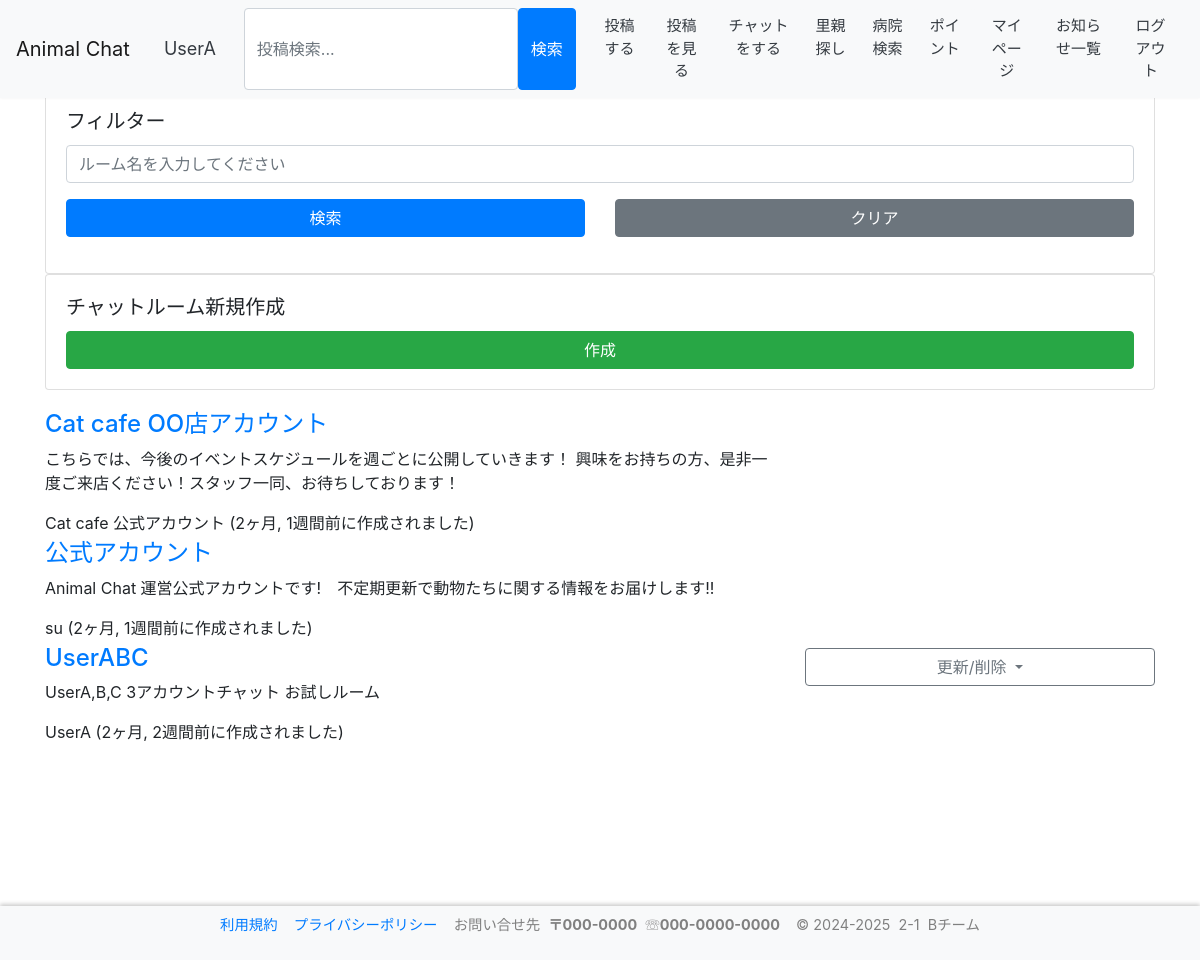
Before: /chat/ (signed in) with the older database file.
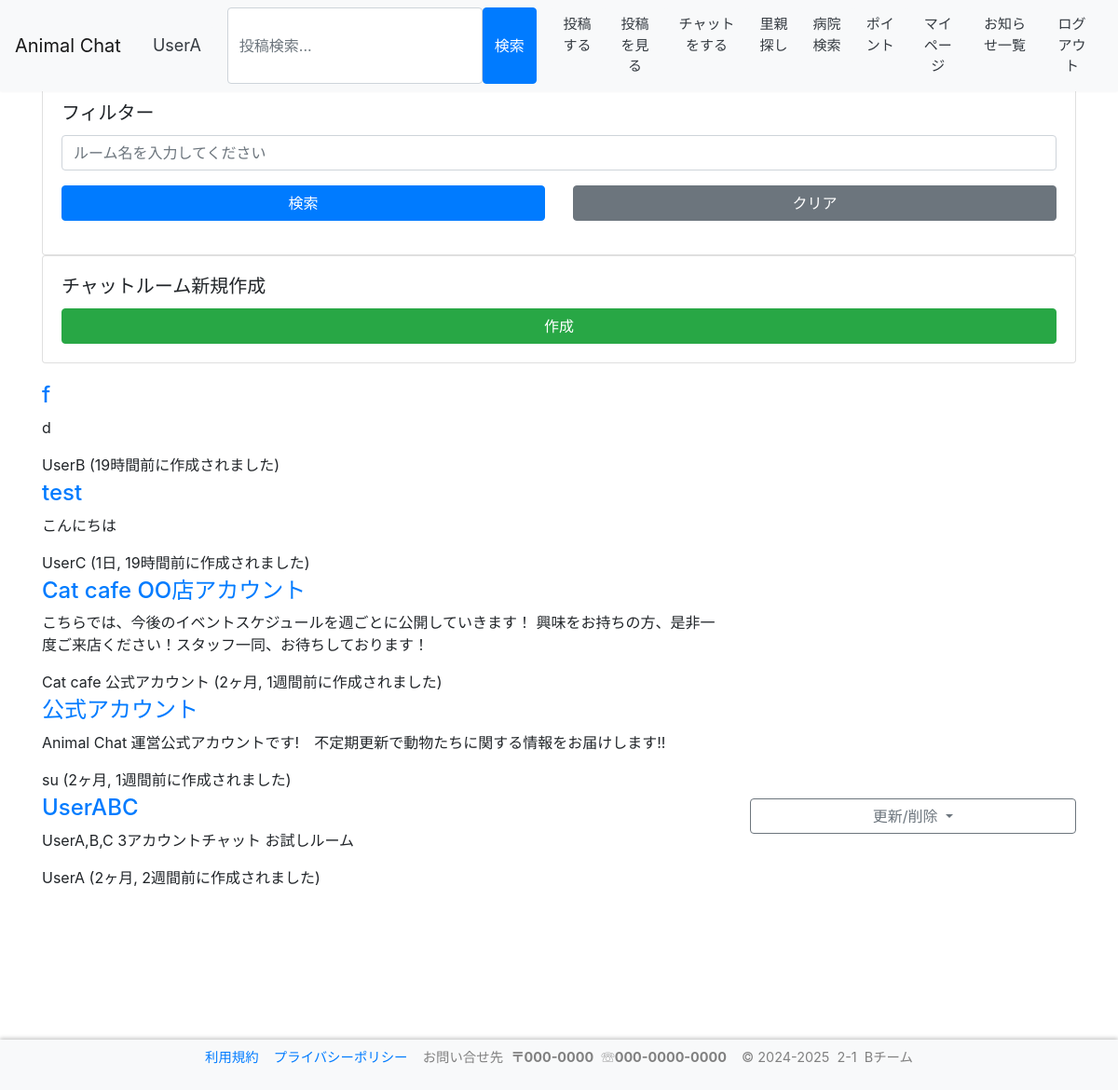
After: the same page with the newer database file.
### accounts/models.py (models this page shows)
class User(AbstractBaseUser, PermissionsMixin):
    screen_name = models.CharField(
        gettext_lazy('アカウント名'),
        max_length=128,
        default='',
        blank=True,
        help_text=gettext_lazy('128文字以内で入力してください'),
    )
    email = models.EmailField(gettext_lazy('メールアドレス'), unique=True)
    is_staff = models.BooleanField(
        gettext_lazy('staff status'),
        default=False,
        help_text=gettext_lazy('Designates whether the user can log into this admin site.'),
    )
    is_active = models.BooleanField(
        gettext_lazy('active'),
        default=True,
        help_text=gettext_lazy(
            'Designates whether this user should be treated as active. Unselect this instead of deleting accounts.'
        ),
    )
    date_joined = models.DateTimeField(gettext_lazy('date joined'), default=timezone.now)
    objects = CustomUserManager()
    points = models.IntegerField(
        default=0,
        blank=True,
        null=True,
    )
    pt_give = models.IntegerField(
        default=0,
        blank=True,
        null=True,
    )
    icon = models.ImageField(
        upload_to='icon',
        verbose_name='画像',
        null=True,
        blank=True,
        default="icon/default.png",
    )
    profile = models.TextField(
        gettext_lazy('プロフィール'),
        max_length=200,
        null=True,
        default='',
        blank=True,
        help_text=gettext_lazy('200文字以内で入力してください'),
    )
    USERNAME_FIELD = 'email'
    REQUIRED_FIELDS = []
    class Meta:
        verbose_name = gettext_lazy('user')
        verbose_name_plural = gettext_lazy('users')
    def __str__(self):
        return self.__unicode__()
    def __unicode__(self):
        return self.screen_name or self.email

### chat/models.py (models this page shows, shortened)
class Room(models.Model):
    host = models.ForeignKey(User, on_delete=models.CASCADE)
    name = models.CharField(gettext_lazy('ルーム名'), max_length=64)
    description = models.TextField(gettext_lazy('説明文'), max_length=128)
    participants = models.ManyToManyField(User, related_name='rooms', verbose_name=gettext_lazy('参加者を選択'), blank=True)
    created_at = models.DateTimeField(gettext_lazy('Created time'), default=timezone.now)
    objects = RoomQueryset.as_manager()

### chat/views.py (the view)
# urls.py: path('', views.Index.as_view(), name='index'),
class Index(LoginRequiredMixin, ListView):
    login_url = '/login/'
    model = models.Room
    template_name = 'chat/index.html'
    context_object_name = 'room_ctx'
    pagenate_by = 10
    def get_queryset(self):
        queryset = super().get_queryset()
        form = forms.SearchForm(self.request.GET or None)
        keywords = form.get_keywords()
        return queryset.filtering(user=self.request.user, keywords=keywords)
    def get_context_data(self, **kwargs):
        context = super().get_context_data(**kwargs)
        context['search_form'] = forms.SearchForm(self.request.GET or None)
        return context

### chat/forms.py
class SearchForm(forms.Form):
    keywords = forms.CharField(
        label=gettext_lazy('キーワード'),
        required=False,
        widget=forms.TextInput(attrs={
            'placeholder': gettext_lazy('ルーム名を入力してください'),
            'class': 'form-control',
        }),
    )
    def get_keywords(self):
        init_keywords = ''
        keywords = init_keywords
        if self.is_valid():
            keywords = self.cleaned_data.get('keywords', init_keywords)
        return keywords

### chat/models.py (called while the page is built)
    def _related_user(self, user=None):
        try:
            queryset = self.filter(models.Q(host=user) | models.Q(participants__in=[user.pk]))
        except:
            queryset = self
        return queryset

    def filtering(self, user=None, keywords='', order='-created_at'):
        words = keywords.split()
        queryset = self._related_user(user=user)
        if words:
            condition = reduce(operator.or_, (models.Q(name__icontains=word) for word in words))
            queryset = queryset.filter(condition)
        return queryset.order_by(order).distinct()

### templates/chat/index.html (shortened to what this page needs)
{% extends 'base.html' %}
{% load humanize %}
{% block content %}
<br>
<div class="row justify-content-center">
    <div class="col-12">
        <div class="card">
            <div class="card-body">
                <h5 class="card-title">フィルター</h5>
                <form action="", method="GET">
                    <div class="form-group row">
                        <div class="col-12">
                            {{ search_form.keywords }}
                        </div>
                    </div>
                    <div class="form-group row">
                        <div class="col-12 col-sm-12 col-md-12 col-lg-6 col-xl-6">
                            <button type="submit" class="btn btn-primary btn-block">検索</button>
                        </div>
                        <div class="col-12 col-sm-12 col-md-12 col-lg-6 col-xl-6">
                            <a href="{% url 'chat:index' %}" class="btn btn-secondary btn-block">クリア</a>
                        </div>
                    </div>
                </form>
            </div>
        </div>
    </div>
</div>
<div class="row justify-content-center">
    <div class="col-12">
        <div class="card">
            <div class="card-body">
                <h5 class="card-title">チャットルーム新規作成</h5>
                <div class="row">
                    <div class="col-12">
                        <a href="{% url 'chat:create_room' %}" class="btn btn-success btn-block">作成</a>
                    </div>
                </div>
            </div>
        </div>
    </div>
</div>
<div class="row justify-content-center mt-3">
    <div class="col-12">
        <section>
        {% for room in room_ctx %}
            <article>
                <div class="row">
                    <div class="col-8">
                        <h4 class="h4 mt-1"><a href="{% url 'chat:enter_room' room.pk %}">{{ room.name }}</a></h4>
                        <p>{{ room.description }}</p>
                        <div>
                            <span>{{ room.host|stringformat:"s" }}</span>
                            <time datetime="{{ room.created_at|date:'Y-m-d' }}">({{ room.created_at|naturaltime }}に作成されました)</time>
                        </div>
                    </div>
                    <div class="col-4">
                    {% if room.host.pk == user.pk %}
                        <div class="dropdown mt-2">
                            <a class="btn btn-outline-secondary btn-block dropdown-toggle" href="#" role="button"
                                id="dropdownMenuLink{{ forloop.counter }}" data-toggle="dropdown" aria-haspopup="true" aria-expanded="false">
                                更新/削除
                            </a>
                        </div>
                    {% endif %}
                    </div>
                </div>
            </article>
        {% empty %}
            <article>
                <p>No rooms exists.</p>
            </article>
        {% endfor %}
        </section>
    </div>
</div>
{% endblock %}

### templates/base.html (shortened to what this page needs)
<!doctype html>
<html lang="ja">
{% load static %}
<head>
    <link rel="stylesheet" href="https://cdn.jsdelivr.net/npm/bootstrap@4.6.0/dist/css/bootstrap.min.css"
>
    <link rel="stylesheet" href="https://cdn.jsdelivr.net/gh/gitbrent/bootstrap4-toggle@3.6.1/css/bootstrap4-toggle.min.css">
</head>
<header>
    <nav class="navbar navbar-expand-lg navbar-light bg-light">
            <a class="navbar-brand" href="{% url 'accounts:index' %}">Animal Chat</a>
        {% if user.is_authenticated %}
            <form method="get" action="{% url 'accounts:mypage' %}" >
                <button type="submit" class="btn btn-light text-dark me-2" style="font-size:18px;">
                    &nbsp{{ user|stringformat:"s" }}
                </button>
            </form>
        {% endif %}
        <div class="collapse navbar-collapse" id="navbarSupportedContent">
            <ul class="navbar-nav mr-auto">
                <br>
                <form method="get" action="{% url "post:posts_search" %}" class="col-12 col-lg-auto mb-2 mb-lg-0" role="search" style="display: flex;">
                    <input type="search" class="form-control" placeholder="投稿検索..." aria-label="Search" name="keyword" value="{{ request.GET.keyword }}" style="width:auto; height:auto;">
                    <input type="submit" value="検索" class="btn btn-primary ">
                </form>
                {% if user.is_authenticated %}
                    <form method="post" action="{% url 'post:posts' %}" >
                        <button type="submit" class="btn btn-light text-dark me-2" style=font-size:15px;>投稿する</button>
                    </form>
                    <form method="get" action="{% url 'post:posts_search' %}" >
                        <button type="submit" class="btn btn-light text-dark me-2" style=font-size:15px; style=font-size:15px;>投稿を見る</button>
                    </form>
                    <form method="get" action="{% url 'chat:index' %}" >
                        <button type="submit" class="btn btn-light text-dark me-2" style=font-size:15px;>チャットをする</button>
                    </form>
                    <form method="get" action="{% url 'accounts:adopt' %}" >
                        <button type="submit" class="btn btn-light text-dark me-2" style=font-size:15px;>里親探し</button>
                    </form>
                    <form method="get" action="{% url 'contents:hospital_list' %}" >
                        <button type="submit" class="btn btn-light text-dark me-2" style=font-size:15px;>病院検索</button>
                    </form>
                    <form method="get" action="{% url 'accounts:points' %}" >
                        <button type="submit" class="btn btn-light text-dark me-2" style=font-size:15px;>ポイント</button>
                    </form>
                    <form method="get" action="{% url 'accounts:mypage' %}" >
                        <button type="submit" class="btn btn-light text-dark me-2" style=font-size:15px;>マイページ</button>
                    </form>
                    <form method="get" action="{% url 'contents:notice_l' %}" >
                        <button type="submit" class="btn btn-light text-dark me-2" style=font-size:15px;>お知らせ一覧</button>
                    </form>
                    <form method="get" action="{% url 'accounts:logoutchk' %}">
                        <button type="submit" class="btn btn-light text-dark me-2" style=font-size:15px;>ログアウト</button>
                    </form>
                {% else %}
                    <form method="post" action="{% url 'accounts:login' %}">
                        {% csrf_token %}
                        <button type="submit" class="btn btn-light text-dark me-2" style=font-size:15px;>ログイン</button>
                    </form>
                {% endif %}
            </ul>
        </div>
    </nav>
</header>
    <body>
    <div class="container mt-3">
        <br>
        <br>
        {% block content %}{% endblock %}
        <p style="height:200px;">&nbsp</p>
    </div>
    </body>
</body>
    <footer>
        <nav class="navbar navbar-expand-lg navbar-light bg-light" id="footer_js">
            <div class=" navbar-collapse" id="navbarSupportedContent" style="text-align:center;">
                <ul class="navbar-nav mr-auto" style="margin: auto;">
                    <li><a href="{% url 'contents:terms' %}">利用規約</a>&nbsp&nbsp&nbsp&nbsp<a href="{% url 'contents:privacy_policy' %}">プライバシーポリシー</a></li>
                    <li>
                        <div class="contact">
                            <p>お問い合せ先&nbsp&nbsp<b>〒000-0000</b>&nbsp&nbsp☏<b>000-0000-0000</b></p>
                        </div>
                    </li>
                    <li>
                        <div class="copyright" >
                            <p>© 2024-2025&nbsp&nbsp2-1&nbsp&nbspBチーム</p>
                        </div>
                    </li>
                </ul>
            </div>
        </nav>
    </footer>
</html>

### templates/base.html (style rules this page uses)
header { position: fixed; top: 0; left: 0; width: 100%; z-index:1; background-color: #333; color: #fff; justify-content: space-between; align-items: center; flex-wrap: nowrap; box-shadow: 0 -2px 4px rgba(0, 0, 0, 0.2); font-size: 0.9em; }
footer { position: fixed; bottom: 0; left:0; width: 100%; z-index:1; color: #808080; justify-content: space-between; align-items: center; flex-wrap: nowrap; box-shadow: 0 -2px 4px rgba(0, 0, 0, 0.2); font-size: 0.9em; }

Changed rows visible on the page:
added Room: name "f", description "d", host "UserB", created_at "19時間前"
added Room: name "test", description "こんにちは", host "UserC", created_at "1日, 19時間前"
